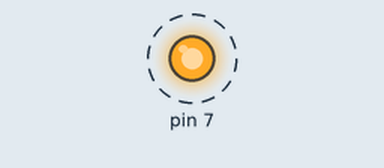
Simulated run of this sketch. Board: Arduino Uno, built with avr-gcc and run on an emulated ATmega328P. On the bench: output pins drawn as LEDs (lit = HIGH). Dashed ring = blinking.

Above: at 0.02 s.
Timing chart, 0 to 3.0 s (numbered marks = the images above):
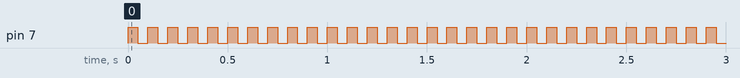

The sketch:

low_pass.ino
```cpp
//float vin = 1023*sin(micro/s()/10000000);

void setup() {
  // put your setup code here, to run once:
  pinMode(7,OUTPUT);
//  Serial.begin(115200);

}

void loop() {
//   put your main c//ode here, to run repeatedly:
//  vin = 255/2+255/2*si/n(micros()/100000.0);
//  analogWrite(7,vin);/1
//  Serial.println(vin);
//  delay(1/0);
////  Serial.println(analogRead(A0));
  digitalWrite(7,1);
  delay(50);
  digitalWrite(7,0);
  delay(50);
//  Serial.println(analogRead(A0));

}
```

Measured:
- by itself, pin 7: alternates HIGH for 0.05 s and LOW for 0.05 s
